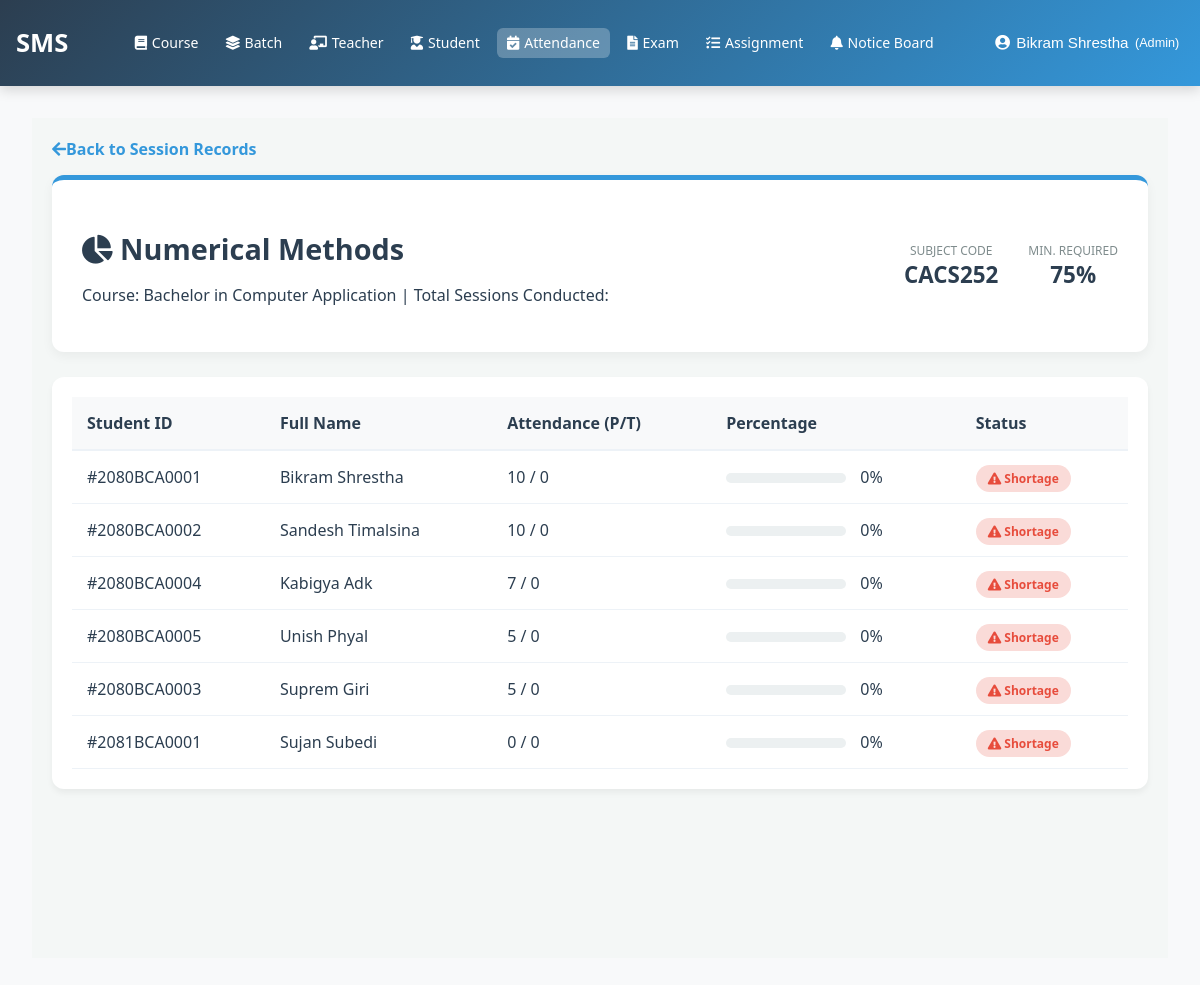
Screenshot of /attendance/report/subject/6/ (signed in) with the database file from the repository.
### accounts/models.py (models this page shows, shortened)
class User(AbstractUser):
    ROLE_CHOICES = (
        ('admin', 'Admin'),
        ('teacher', 'Teacher'),
        ('student', 'Student'),
        ('guardian', 'Guardian'),
    )
    username = None
    email = models.EmailField(
        unique=True,
        validators=[email_validator],
        verbose_name="Email ID",
        help_text="Enter a valid email address"
    )
    role = models.CharField(
        max_length=20,
        choices=ROLE_CHOICES,
        default='student',
        verbose_name="User Role"
    )
    is_verified = models.BooleanField(default=False, verbose_name="Email Verified")
    created_by = models.ForeignKey(
        'self',
        on_delete=models.SET_NULL,
        null=True,
        blank=True,
        related_name='created_users',
        verbose_name="Created By"
    )
    date_created = models.DateTimeField(auto_now_add=True, verbose_name="Account Created")
    first_name = models.CharField(
        max_length=30,
        validators=[name_validator, validate_no_numbers],
        verbose_name="First Name",
        help_text="Enter first name without numbers"
    )
    last_name = models.CharField(
        max_length=30,
        validators=[name_validator, validate_no_numbers],
        verbose_name="Last Name",
        help_text="Enter last name without numbers"
    )
    phone_number = models.CharField(
        validators=[phone_validator, validate_no_letters_in_phone],
        max_length=17,
        blank=True,
        verbose_name="Phone Number",
        help_text="Enter phone number (9-15 digits, optional +)"
    )
    USERNAME_FIELD = 'email'
    REQUIRED_FIELDS = ['first_name', 'last_name']
    objects = CustomUserManager()
    class Meta:
        verbose_name = "User"
        verbose_name_plural = "Users"
        ordering = ['-date_created']

class StudentProfile(models.Model):
    user = models.OneToOneField(
        User,
        on_delete=models.CASCADE,
        related_name='student_profile',
        verbose_name="User Account"
    )
    student_id = models.CharField(
        max_length=20,
        unique=True,
        verbose_name="Student ID",
        validators=[id_validator],
        help_text="Enter student ID"
    )
    middle_name = models.CharField(
        max_length=50,
        blank=True,
        verbose_name="Middle Name",
        validators=[name_validator, validate_no_numbers],
        help_text="Enter middle name without numbers"
    )
    date_of_birth = models.DateField(
        null=True,
        blank=True,
        verbose_name="Date of Birth",
        help_text="Select date of birth"
    )
    gender = models.CharField(
        max_length=10,
        choices=[
            ('Male', 'Male'),
            ('Female', 'Female'),
            ('Other', 'Other'),
        ],
        blank=True,
        verbose_name="Gender",
        help_text="Select gender"
    )
    nationality = models.CharField(
        max_length=50,
        blank=True,
        default='Nepali',
        verbose_name="Nationality",
        help_text="Enter nationality"
    )
    grade = models.CharField(
        max_length=10,
        blank=True,
        verbose_name="Grade",
        help_text="Enter grade/class"
    )
    section = models.CharField(
        max_length=10,
        blank=True,
        verbose_name="Section",
        help_text="Enter section"
    )
    emergency_contact = models.CharField(
        max_length=20,
        blank=True,
        verbose_name="Emergency Contact",
        validators=[phone_validator, validate_no_letters_in_phone],
        help_text="Enter emergency contact number"
    )
    address = models.TextField(
        blank=True,
        verbose_name="Address",
        help_text="Enter student's address"
    )
    photo = models.ImageField(
        upload_to='students/photos/',
        null=True,
        blank=True,
        verbose_name="Student Photo",
        help_text="Upload student photo"
    )
    batch = models.ForeignKey(
        Batch,
        on_delete=models.SET_NULL,
        null=True,
        blank=True,
        related_name='students',
        verbose_name="Batch"
    )
    enrolled_courses = models.ManyToManyField(
        'courses.Course',
        through='StudentCourseEnrollment',
        related_name='enrolled_students',
        blank=True,
        verbose_name="Enrolled Courses"
    )
    class Meta:
        verbose_name = "Student Profile"
        verbose_name_plural = "Student Profiles"

### courses/models.py (models this page shows, shortened)
class Subject(models.Model):
    course = models.ForeignKey(
        Course,
        on_delete=models.CASCADE,
        related_name='subjects',
        verbose_name="Course"
    )
    code = models.CharField(
        max_length=20,
        verbose_name="Subject Code",
        help_text="e.g., CS101-T, CS101-P"
    )
    name = models.CharField(
        max_length=200,
        verbose_name="Subject Name"
    )
    semester = models.IntegerField(
        null=True,
        blank=True,
        validators=[MinValueValidator(1), MaxValueValidator(8)],
        verbose_name="Semester",
        help_text="Choose 1-8 for semester-based courses"
    )
    year = models.IntegerField(
        null=True,
        blank=True,
        validators=[MinValueValidator(1), MaxValueValidator(4)],
        verbose_name="Year",
        help_text="Choose 1-4 for yearly-based courses"
    )
    teacher = models.ForeignKey(
        'accounts.User',
        on_delete=models.SET_NULL,
        null=True,
        blank=True,
        limit_choices_to={'role': 'teacher', 'is_active': True},
        related_name='subjects_taught',
        verbose_name="Subject Teacher"
    )
    created_at = models.DateTimeField(auto_now_add=True)
    updated_at = models.DateTimeField(auto_now=True)
    class Meta:
        ordering = ['course', 'semester', 'year', 'code']
        verbose_name = "Subject"
        verbose_name_plural = "Subjects"
        unique_together = ['course', 'code']

class Course(models.Model):
    COURSE_TYPES = (
        ('semester', 'Semester-based'),
        ('yearly', 'Yearly-based'),
    )
    name = models.CharField(
        max_length=200,
        unique=True,
        verbose_name="Course Name",
        help_text="Full name of the course"
    )
    short_name = models.CharField(
        max_length=50,
        unique=True,
        verbose_name="Short Name",
        help_text="Abbreviated name (must be unique)"
    )
    course_type = models.CharField(
        max_length=20,
        choices=COURSE_TYPES,
        default='semester',
        verbose_name="Course Type"
    )
    is_active = models.BooleanField(
        default=True,
        verbose_name="Active"
    )
    created_at = models.DateTimeField(auto_now_add=True)
    updated_at = models.DateTimeField(auto_now=True)
    class Meta:
        ordering = ['name']
        verbose_name = "Course"
        verbose_name_plural = "Courses"

### attendance/views.py (the view)
# urls.py: path('report/subject/<int:subject_id>/', views.subject_attendance_report, name='subject_attendance_report'),
@login_required
def subject_attendance_report(request, subject_id):
    from courses.models import Subject
    from django.db.models import Q
    subject = get_object_or_404(Subject, id=subject_id)
    students = StudentProfile.objects.filter(
        enrolled_courses=subject.course,
        user__is_active=True
    ).select_related('user', 'batch').distinct()
    total_sessions = AttendanceSession.objects.filter(subject=subject, status='completed').count()
    report_data = []
    for student in students:
        present_count = AttendanceRecord.objects.filter(
            student=student,
            session__subject=subject,
            status='present'
        ).count()
        percent = (present_count / total_sessions * 100) if total_sessions > 0 else 0
        report_data.append({
            'student': student,
            'present': present_count,
            'total': total_sessions,
            'percent': round(percent, 2)
        })
    return render(request, 'attendance/admin/subject_report.html', {
        'subject': subject,
        'report_data': report_data,
        'total_sessions': total_sessions
    })

### templates/attendance/admin/subject_report.html (shortened to what this page needs)
{% extends 'base.html' %}
{% block content %}
<div class="report-container">
    <a href="javascript:history.back()" class="btn-back">
        <i class="fas fa-arrow-left me-2"></i> Back to Session Records
    </a>
    <div class="report-header">
        <div class="subject-title">
            <h1><i class="fas fa-chart-pie me-2"></i> {{ subject.name }}</h1>
            <p class="text-muted mb-0">Course: {{ subject.course.name }} | Total Sessions Conducted: <strong>{{ sessions.count }}</strong></p>
        </div>
        <div class="report-stats">
            <div class="stat-box">
                <span class="stat-label">Subject Code</span>
                <span class="stat-number">{{ subject.code }}</span>
            </div>
            <div class="stat-box">
                <span class="stat-label">Min. Required</span>
                <span class="stat-number text-primary">75%</span>
            </div>
        </div>
    </div>
    <div class="table-card">
        <table class="report-table">
            <thead>
                <tr>
                    <th>Student ID</th>
                    <th>Full Name</th>
                    <th>Attendance (P/T)</th>
                    <th>Percentage</th>
                    <th>Status</th>
                </tr>
            </thead>
            <tbody>
                {% for data in report_data %}
                <tr>
                    <td><span class="fw-bold">#{{ data.student.student_id }}</span></td>
                    <td>{{ data.student.user.get_full_name }}</td>
                    <td>
                        <span class="text-success fw-bold">{{ data.present }}</span>
                        <span class="text-muted">/ {{ data.total }}</span>
                    </td>
                    <td>
                        <div class="d-flex align-items-center">
                            <div class="progress-bar-bg">
                            </div>
                            <span class="fw-bold">{{ data.percent }}%</span>
                        </div>
                    </td>
                    <td>
                        {% if data.percent >= 75 %}
                            <span class="status-badge badge-eligible"><i class="fas fa-check-circle me-1"></i> Eligible</span>
                        {% else %}
                            <span class="status-badge badge-shortage"><i class="fas fa-exclamation-triangle me-1"></i> Shortage</span>
                        {% endif %}
                    </td>
                </tr>
                {% empty %}
                <tr>
                    <td colspan="5" class="text-center py-5 text-muted">No records found for this subject.</td>
                </tr>
                {% endfor %}
            </tbody>
        </table>
    </div>
</div>
{% endblock %}

### templates/base.html (shortened to what this page needs)
{% load static %}
<!DOCTYPE html>
<html lang="en">
<head>
    <link rel="stylesheet" href="https://cdnjs.cloudflare.com/ajax/libs/font-awesome/5.15.4/css/all.min.css">
    <link rel="stylesheet" href="{% static 'css/base.css' %}">
</head>
<body>
    <nav class="navbar">
        <a href="{% url 'dashboard_redirect' %}" class="navbar-brand">SMS</a>
        {% if user.is_authenticated %}
            <ul class="nav-menu">
                {% if user.role == 'admin' or user.is_superuser %}
                    <li><a href="{% url 'courses:course_list' %}" {% if 'courses' in request.path %}class="active"{% endif %}><i class="fas fa-book"></i> Course</a></li>
                    <li><a href="{% url 'batch_list' %}" {% if 'batches' in request.path %}class="active"{% endif %}><i class="fas fa-layer-group"></i> Batch</a></li>
                    <li><a href="{% url 'teacher_list' %}" {% if 'teachers' in request.path %}class="active"{% endif %}><i class="fas fa-chalkboard-teacher"></i> Teacher</a></li>
                    <li><a href="{% url 'student_list' %}" {% if 'students' in request.path %}class="active"{% endif %}><i class="fas fa-user-graduate"></i> Student</a></li>
                    <li><a href="{% url 'attendance:attendance_session_list' %}" {% if 'attendance' in request.path %}class="active"{% endif %}><i class="fas fa-calendar-check"></i> Attendance</a></li>
                    <li><a href="#"><i class="fas fa-file-alt"></i> Exam</a></li>
                    <li><a href="#"><i class="fas fa-tasks"></i> Assignment</a></li>
                    <li class="dropdown">
                        <a href="{% url 'noticeboard:notice_list' %}" {% if 'noticeboard' in request.path %}class="active"{% endif %}><i class="fas fa-bell"></i> Notice Board</a>
                    </li>
                {% endif %}
            </ul>
        {% endif %}
        {% if user.is_authenticated %}
            <div class="profile-dropdown">
                <button class="profile-btn">
                    <i class="fas fa-user-circle"></i>
                    {{ user.get_full_name|default:user.email }}
                    <small>({{ user.get_role_display|default:user.role }})</small>
                </button>
            </div>
        {% endif %}
    </nav>
    <main>
        {% block content %}
        {% endblock %}
    </main>
</body>
</html>

### static/css/base.css (style rules this page uses)
body { font-family: 'Segoe UI', Tahoma, Geneva, Verdana, sans-serif; margin: 0; background-color: #f8f9fa; color: #2c3e50; }
.navbar { background: linear-gradient(135deg, #2c3e50, #3498db); padding: 0.8rem 1rem; display: flex; justify-content: space-between; align-items: center; box-shadow: 0 4px 12px rgba(0,0,0,0.15); flex-wrap: nowrap; min-height: 60px; }
.navbar-brand { color: white; font-size: 1.6rem; font-weight: bold; text-decoration: none; white-space: nowrap; margin-right: 1rem; }
.nav-menu { display: flex; list-style: none; margin: 0; padding: 0; gap: 0.6rem; }
.nav-menu li a { color: white; text-decoration: none; font-size: 0.92rem; padding: 0.4rem 0.7rem; border-radius: 6px; transition: all 0.3s; display: flex; align-items: center; gap: 0.3rem; white-space: nowrap; }
.nav-menu li a:hover, .nav-menu li a.active { background-color: rgba(255,255,255,0.25); }
.profile-dropdown { position: relative; }
.profile-btn { background: none; border: none; color: white; font-size: 0.95rem; cursor: pointer; display: flex; align-items: center; gap: 0.4rem; padding: 0.4rem 0.7rem; border-radius: 6px; transition: background 0.3s; white-space: nowrap; max-width: 200px; overflow: hidden; text-overflow: ellipsis; }
.nav-menu .dropdown { position: relative; }
main { padding: 2rem; min-height: calc(100vh - 70px); }
@media (max-width: 1400px) { .nav-menu { gap: 0.5rem; } }
@media (max-width: 1400px) { .nav-menu li a { font-size: 0.88rem; padding: 0.35rem 0.6rem; } }

### templates/attendance/admin/subject_report.html (style rules this page uses)
:root { --primary-blue: #3498db; --dark-navy: #2c3e50; --bg-light: #f4f7f6; --success-green: #27ae60; --danger-red: #e74c3c; }
.report-container { padding: 20px; background-color: var(--bg-light); min-height: 100vh; }
.report-header { background: white; padding: 30px; border-radius: 12px; box-shadow: 0 4px 12px rgba(0,0,0,0.05); margin-bottom: 25px; border-top: 5px solid var(--primary-blue); display: flex; justify-content: space-between; align-items: center; }
.subject-title h1 { font-size: 1.8rem; color: var(--dark-navy); margin-bottom: 5px; }
.report-stats { display: flex; gap: 30px; }
.stat-box { text-align: center; }
.stat-label { font-size: 0.75rem; text-transform: uppercase; color: #7f8c8d; display: block; }
.stat-number { font-size: 1.4rem; font-weight: 700; color: var(--dark-navy); }
.table-card { background: white; padding: 20px; border-radius: 12px; box-shadow: 0 4px 6px rgba(0,0,0,0.05); }
.report-table { width: 100%; border-collapse: collapse; }
.report-table th { background-color: #f8f9fa; padding: 15px; text-align: left; font-weight: 600; color: var(--dark-navy); border-bottom: 2px solid #edf2f7; }
.report-table td { padding: 15px; border-bottom: 1px solid #edf2f7; vertical-align: middle; }
.progress-bar-bg { background: #ecf0f1; border-radius: 10px; height: 10px; width: 120px; display: inline-block; margin-right: 10px; overflow: hidden; }
.status-badge { padding: 5px 12px; border-radius: 20px; font-size: 0.75rem; font-weight: 700; }
.badge-shortage { background: #fadbd8; color: var(--danger-red); }
.btn-back { text-decoration: none; color: var(--primary-blue); font-weight: 600; display: inline-flex; align-items: center; margin-bottom: 15px; }

### rows the page displays
User: get_full_name "Bikram Shrestha", role "Ad…"
Subject: name "Numerical Methods", course.name "Bachelor in Computer Application", code "CACS252"
StudentProfile: student.student_id "2080BCA0001", student.user.get_full_name "Bikram Shrestha", present "10", total "0", percent "0"
StudentProfile: student.student_id "2080BCA0002", student.user.get_full_name "Sandesh Timalsina", present "10", total "0", percent "0"
StudentProfile: student.student_id "2080BCA0004", student.user.get_full_name "Kabigya Adk", present "7", total "0", percent "0"
StudentProfile: student.student_id "2080BCA0005", student.user.get_full_name "Unish Phyal", present "5", total "0", percent "0"
StudentProfile: student.student_id "2080BCA0003", student.user.get_full_name "Suprem Giri", present "5", total "0", percent "0"
StudentProfile: student.student_id "2081BCA0001", student.user.get_full_name "Sujan Subedi", present "0", total "0", percent "0"
